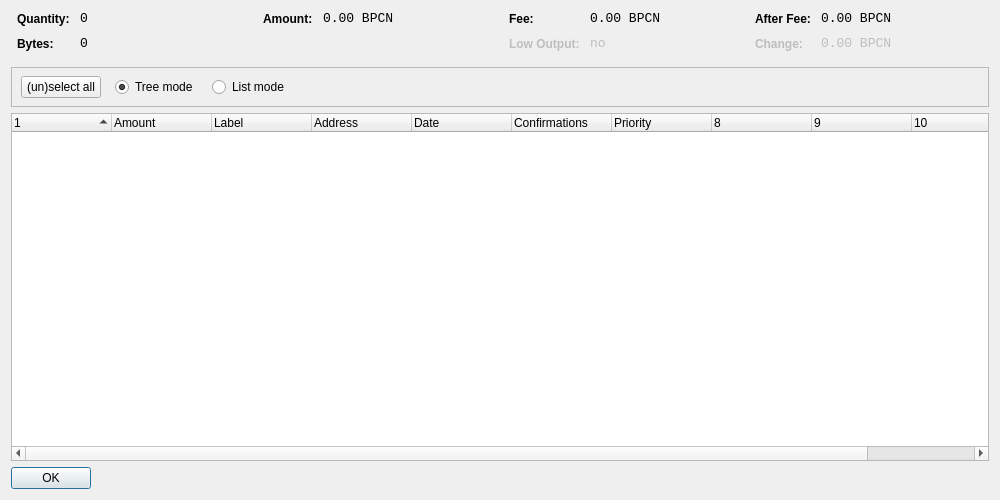
<?xml version="1.0" encoding="UTF-8"?>
<ui version="4.0">
 <class>CoinControlDialog</class>
 <widget class="QDialog" name="CoinControlDialog">
  <property name="geometry">
   <rect>
    <x>0</x>
    <y>0</y>
    <width>1000</width>
    <height>500</height>
   </rect>
  </property>
  <property name="windowTitle">
   <string>Coin Control</string>
  </property>
  <layout class="QVBoxLayout" name="verticalLayout">
   <item>
    <layout class="QHBoxLayout" name="horizontalLayoutTop" stretch="0,0,0,0">
     <property name="topMargin">
      <number>0</number>
     </property>
     <property name="bottomMargin">
      <number>10</number>
     </property>
     <item>
      <layout class="QFormLayout" name="formLayoutCoinControl1">
       <property name="horizontalSpacing">
        <number>10</number>
       </property>
       <property name="verticalSpacing">
        <number>10</number>
       </property>
       <property name="leftMargin">
        <number>6</number>
       </property>
       <property name="rightMargin">
        <number>6</number>
       </property>
       <item row="0" column="0">
        <widget class="QLabel" name="labelCoinControlQuantityText">
         <property name="styleSheet">
          <string notr="true">font-weight:bold;</string>
         </property>
         <property name="text">
          <string>Quantity:</string>
         </property>
        </widget>
       </item>
       <item row="0" column="1">
        <widget class="QLabel" name="labelCoinControlQuantity">
         <property name="font">
          <font>
           <family>Monospace</family>
           <pointsize>10</pointsize>
          </font>
         </property>
         <property name="cursor">
          <cursorShape>IBeamCursor</cursorShape>
         </property>
         <property name="contextMenuPolicy">
          <enum>Qt::ActionsContextMenu</enum>
         </property>
         <property name="text">
          <string notr="true">0</string>
         </property>
         <property name="textInteractionFlags">
          <set>Qt::LinksAccessibleByMouse|Qt::TextSelectableByKeyboard|Qt::TextSelectableByMouse</set>
         </property>
        </widget>
       </item>
       <item row="1" column="0">
        <widget class="QLabel" name="labelCoinControlBytesText">
         <property name="styleSheet">
          <string notr="true">font-weight:bold;</string>
         </property>
         <property name="text">
          <string>Bytes:</string>
         </property>
        </widget>
       </item>
       <item row="1" column="1">
        <widget class="QLabel" name="labelCoinControlBytes">
         <property name="font">
          <font>
           <family>Monospace</family>
           <pointsize>10</pointsize>
          </font>
         </property>
         <property name="cursor">
          <cursorShape>IBeamCursor</cursorShape>
         </property>
         <property name="contextMenuPolicy">
          <enum>Qt::ActionsContextMenu</enum>
         </property>
         <property name="text">
          <string notr="true">0</string>
         </property>
         <property name="textInteractionFlags">
          <set>Qt::LinksAccessibleByMouse|Qt::TextSelectableByKeyboard|Qt::TextSelectableByMouse</set>
         </property>
        </widget>
       </item>
      </layout>
     </item>
     <item>
      <layout class="QFormLayout" name="formLayoutCoinControl2">
       <property name="horizontalSpacing">
        <number>10</number>
       </property>
       <property name="verticalSpacing">
        <number>10</number>
       </property>
       <property name="leftMargin">
        <number>6</number>
       </property>
       <property name="rightMargin">
        <number>6</number>
       </property>
       <item row="0" column="0">
        <widget class="QLabel" name="labelCoinControlAmountText">
         <property name="styleSheet">
          <string notr="true">font-weight:bold;</string>
         </property>
         <property name="text">
          <string>Amount:</string>
         </property>
        </widget>
       </item>
       <item row="0" column="1">
        <widget class="QLabel" name="labelCoinControlAmount">
         <property name="font">
          <font>
           <family>Monospace</family>
           <pointsize>10</pointsize>
          </font>
         </property>
         <property name="cursor">
          <cursorShape>IBeamCursor</cursorShape>
         </property>
         <property name="contextMenuPolicy">
          <enum>Qt::ActionsContextMenu</enum>
         </property>
         <property name="text">
          <string notr="true">0.00 BPCN</string>
         </property>
         <property name="textInteractionFlags">
          <set>Qt::LinksAccessibleByMouse|Qt::TextSelectableByKeyboard|Qt::TextSelectableByMouse</set>
         </property>
        </widget>
       </item>
      </layout>
     </item>
     <item>
      <layout class="QFormLayout" name="formLayoutCoinControl3">
       <property name="horizontalSpacing">
        <number>10</number>
       </property>
       <property name="verticalSpacing">
        <number>10</number>
       </property>
       <property name="leftMargin">
        <number>6</number>
       </property>
       <property name="rightMargin">
        <number>6</number>
       </property>
       <item row="0" column="0">
        <widget class="QLabel" name="labelCoinControlFeeText">
         <property name="styleSheet">
          <string notr="true">font-weight:bold;</string>
         </property>
         <property name="text">
          <string>Fee:</string>
         </property>
        </widget>
       </item>
       <item row="0" column="1">
        <widget class="QLabel" name="labelCoinControlFee">
         <property name="font">
          <font>
           <family>Monospace</family>
           <pointsize>10</pointsize>
          </font>
         </property>
         <property name="cursor">
          <cursorShape>IBeamCursor</cursorShape>
         </property>
         <property name="contextMenuPolicy">
          <enum>Qt::ActionsContextMenu</enum>
         </property>
         <property name="text">
          <string notr="true">0.00 BPCN</string>
         </property>
         <property name="textInteractionFlags">
          <set>Qt::LinksAccessibleByMouse|Qt::TextSelectableByKeyboard|Qt::TextSelectableByMouse</set>
         </property>
        </widget>
       </item>
       <item row="1" column="0">
        <widget class="QLabel" name="labelCoinControlLowOutputText">
         <property name="enabled">
          <bool>false</bool>
         </property>
         <property name="styleSheet">
          <string notr="true">font-weight:bold;</string>
         </property>
         <property name="text">
          <string>Low Output:</string>
         </property>
        </widget>
       </item>
       <item row="1" column="1">
        <widget class="QLabel" name="labelCoinControlLowOutput">
         <property name="enabled">
          <bool>false</bool>
         </property>
         <property name="font">
          <font>
           <family>Monospace</family>
           <pointsize>10</pointsize>
          </font>
         </property>
         <property name="cursor">
          <cursorShape>IBeamCursor</cursorShape>
         </property>
         <property name="contextMenuPolicy">
          <enum>Qt::ActionsContextMenu</enum>
         </property>
         <property name="text">
          <string notr="true">no</string>
         </property>
         <property name="textInteractionFlags">
          <set>Qt::LinksAccessibleByMouse|Qt::TextSelectableByKeyboard|Qt::TextSelectableByMouse</set>
         </property>
        </widget>
       </item>
      </layout>
     </item>
     <item>
      <layout class="QFormLayout" name="formLayoutCoinControl4">
       <property name="horizontalSpacing">
        <number>10</number>
       </property>
       <property name="verticalSpacing">
        <number>10</number>
       </property>
       <property name="leftMargin">
        <number>6</number>
       </property>
       <property name="rightMargin">
        <number>6</number>
       </property>
       <item row="0" column="0">
        <widget class="QLabel" name="labelCoinControlAfterFeeText">
         <property name="styleSheet">
          <string notr="true">font-weight:bold;</string>
         </property>
         <property name="text">
          <string>After Fee:</string>
         </property>
        </widget>
       </item>
       <item row="0" column="1">
        <widget class="QLabel" name="labelCoinControlAfterFee">
         <property name="font">
          <font>
           <family>Monospace</family>
           <pointsize>10</pointsize>
          </font>
         </property>
         <property name="cursor">
          <cursorShape>IBeamCursor</cursorShape>
         </property>
         <property name="contextMenuPolicy">
          <enum>Qt::ActionsContextMenu</enum>
         </property>
         <property name="text">
          <string notr="true">0.00 BPCN</string>
         </property>
         <property name="textInteractionFlags">
          <set>Qt::LinksAccessibleByMouse|Qt::TextSelectableByKeyboard|Qt::TextSelectableByMouse</set>
         </property>
        </widget>
       </item>
       <item row="1" column="0">
        <widget class="QLabel" name="labelCoinControlChangeText">
         <property name="enabled">
          <bool>false</bool>
         </property>
         <property name="styleSheet">
          <string notr="true">font-weight:bold;</string>
         </property>
         <property name="text">
          <string>Change:</string>
         </property>
        </widget>
       </item>
       <item row="1" column="1">
        <widget class="QLabel" name="labelCoinControlChange">
         <property name="enabled">
          <bool>false</bool>
         </property>
         <property name="font">
          <font>
           <family>Monospace</family>
           <pointsize>10</pointsize>
          </font>
         </property>
         <property name="cursor">
          <cursorShape>IBeamCursor</cursorShape>
         </property>
         <property name="contextMenuPolicy">
          <enum>Qt::ActionsContextMenu</enum>
         </property>
         <property name="text">
          <string notr="true">0.00 BPCN</string>
         </property>
         <property name="textInteractionFlags">
          <set>Qt::LinksAccessibleByMouse|Qt::TextSelectableByKeyboard|Qt::TextSelectableByMouse</set>
         </property>
        </widget>
       </item>
      </layout>
     </item>
    </layout>
   </item>
   <item>
    <widget class="QFrame" name="frame">
     <property name="minimumSize">
      <size>
       <width>0</width>
       <height>40</height>
      </size>
     </property>
     <property name="frameShape">
      <enum>QFrame::StyledPanel</enum>
     </property>
     <property name="frameShadow">
      <enum>QFrame::Sunken</enum>
     </property>
     <widget class="QWidget" name="horizontalLayoutWidget">
      <property name="geometry">
       <rect>
        <x>10</x>
        <y>0</y>
        <width>781</width>
        <height>41</height>
       </rect>
      </property>
      <layout class="QHBoxLayout" name="horizontalLayoutPanel" stretch="0,0,0,0,0">
       <property name="spacing">
        <number>14</number>
       </property>
       <item>
        <widget class="QPushButton" name="pushButtonSelectAll">
         <property name="sizePolicy">
          <sizepolicy hsizetype="Maximum" vsizetype="Fixed">
           <horstretch>0</horstretch>
           <verstretch>0</verstretch>
          </sizepolicy>
         </property>
         <property name="text">
          <string>(un)select all</string>
         </property>
        </widget>
       </item>
       <item>
        <widget class="QRadioButton" name="radioTreeMode">
         <property name="sizePolicy">
          <sizepolicy hsizetype="Maximum" vsizetype="Fixed">
           <horstretch>0</horstretch>
           <verstretch>0</verstretch>
          </sizepolicy>
         </property>
         <property name="text">
          <string>Tree mode</string>
         </property>
         <property name="checked">
          <bool>true</bool>
         </property>
        </widget>
       </item>
       <item>
        <widget class="QRadioButton" name="radioListMode">
         <property name="sizePolicy">
          <sizepolicy hsizetype="Maximum" vsizetype="Fixed">
           <horstretch>0</horstretch>
           <verstretch>0</verstretch>
          </sizepolicy>
         </property>
         <property name="text">
          <string>List mode</string>
         </property>
        </widget>
       </item>
       <item>
        <spacer name="horizontalSpacer">
         <property name="orientation">
          <enum>Qt::Horizontal</enum>
         </property>
         <property name="sizeHint" stdset="0">
          <size>
           <width>40</width>
           <height>20</height>
          </size>
         </property>
        </spacer>
       </item>
      </layout>
     </widget>
    </widget>
   </item>
   <item>
    <widget class="CoinControlTreeWidget" name="treeWidget">
     <property name="contextMenuPolicy">
      <enum>Qt::CustomContextMenu</enum>
     </property>
     <property name="sortingEnabled">
      <bool>false</bool>
     </property>
     <property name="columnCount">
      <number>11</number>
     </property>
     <attribute name="headerShowSortIndicator" stdset="0">
      <bool>true</bool>
     </attribute>
     <attribute name="headerStretchLastSection">
      <bool>false</bool>
     </attribute>
     <column>
      <property name="text">
       <string/>
      </property>
     </column>
     <column>
      <property name="text">
       <string>Amount</string>
      </property>
     </column>
     <column>
      <property name="text">
       <string>Label</string>
      </property>
     </column>
     <column>
      <property name="text">
       <string>Address</string>
      </property>
     </column>
     <column>
      <property name="text">
       <string>Date</string>
      </property>
     </column>
     <column>
      <property name="text">
       <string>Confirmations</string>
      </property>
      <property name="toolTip">
       <string>Confirmed</string>
      </property>
     </column>
     <column>
      <property name="text">
       <string>Priority</string>
      </property>
     </column>
     <column>
      <property name="text">
       <string/>
      </property>
     </column>
     <column>
      <property name="text">
       <string/>
      </property>
     </column>
     <column>
      <property name="text">
       <string/>
      </property>
     </column>
     <column>
      <property name="text">
       <string/>
      </property>
     </column>
    </widget>
   </item>
   <item>
    <widget class="QDialogButtonBox" name="buttonBox">
     <property name="sizePolicy">
      <sizepolicy hsizetype="Maximum" vsizetype="Fixed">
       <horstretch>0</horstretch>
       <verstretch>0</verstretch>
      </sizepolicy>
     </property>
     <property name="orientation">
      <enum>Qt::Horizontal</enum>
     </property>
     <property name="standardButtons">
      <set>QDialogButtonBox::Ok</set>
     </property>
    </widget>
   </item>
  </layout>
 </widget>
 <customwidgets>
  <customwidget>
   <class>CoinControlTreeWidget</class>
   <extends>QTreeWidget</extends>
   <header>coincontroltreewidget.h</header>
  </customwidget>
 </customwidgets>
 <resources/>
 <connections/>
</ui>
